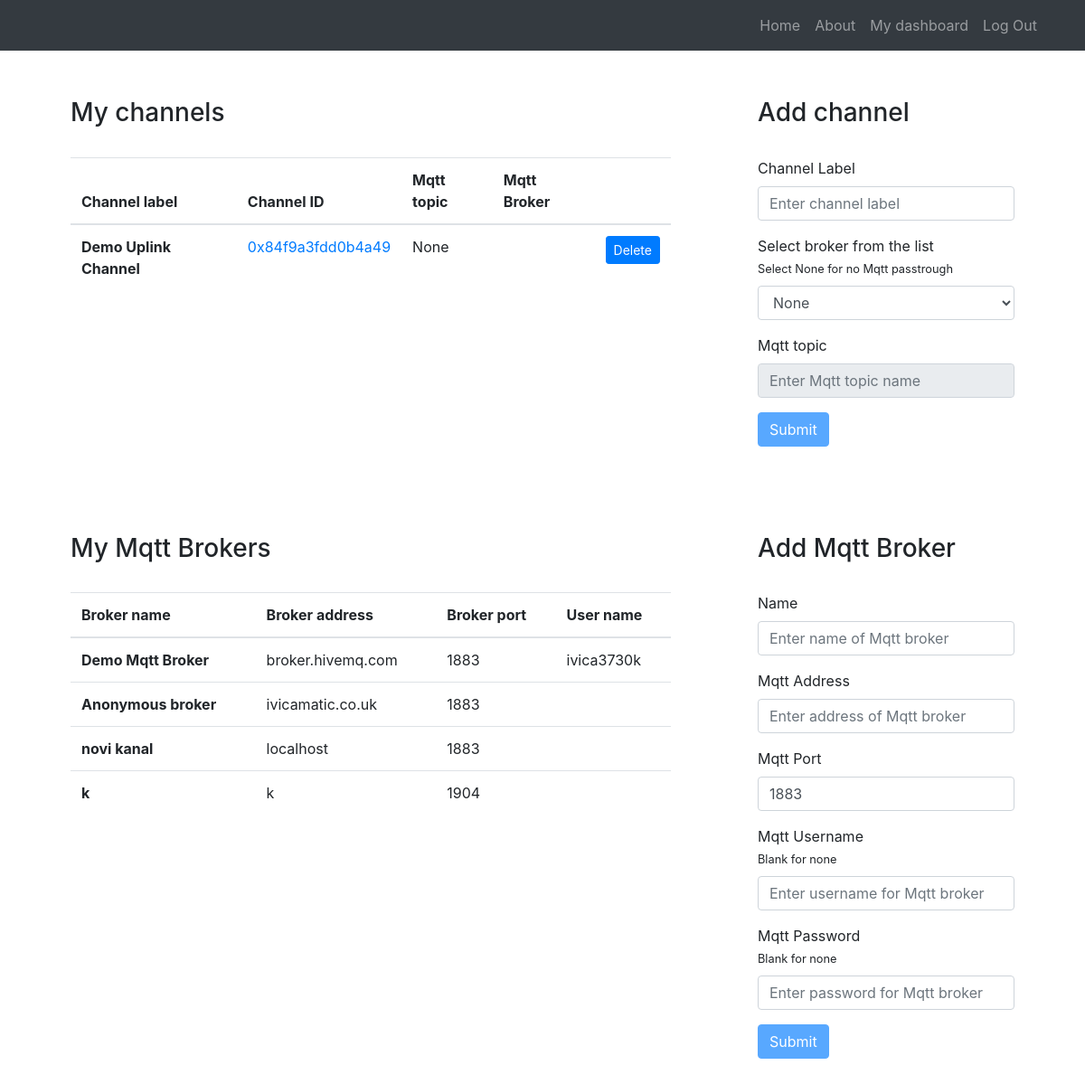
Before: /dashboard/channel (signed in) with the older database file.
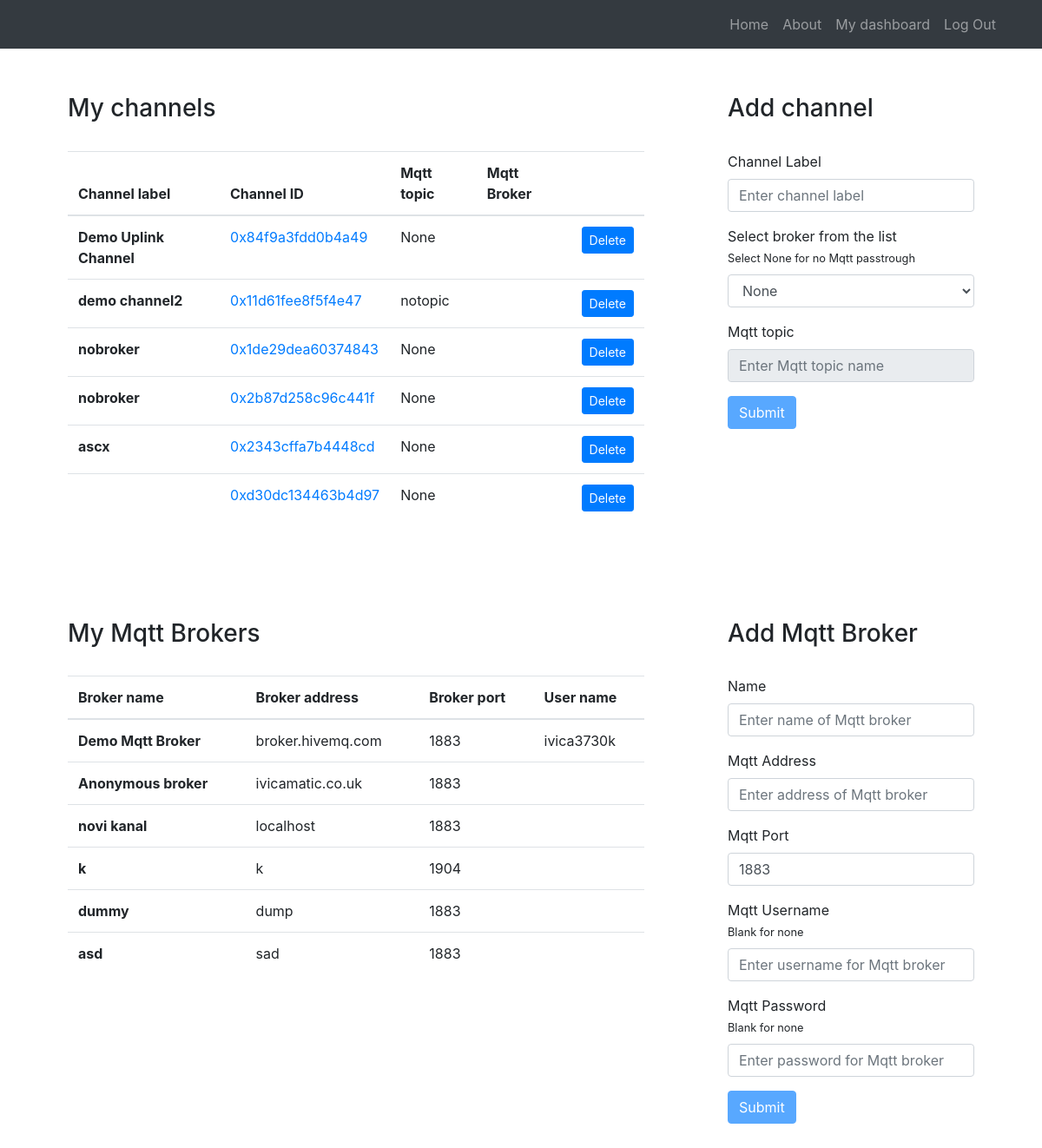
After: the same page with the newer database file.
### data/models.py (models this page shows)
class channel(models.Model):
    name = models.TextField(max_length=100,default="Label for channel")
    owner = models.ForeignKey(User,on_delete = models.CASCADE,null = True)
    fieldId = models.TextField(primary_key=True, default= hex(int(uuid.uuid4().hex[:16],16)), editable=False,unique = True)
    mqttTopic = models.TextField(default=None, max_length=200,null=True)
    mqttBroker = models.ForeignKey(mqttBroker,on_delete = models.CASCADE,null = True,default = None)

class mqttBroker(models.Model):
    name = models.TextField(default = None, max_length = 100)
    owner = models.ForeignKey(User,on_delete = models.CASCADE,null = True)
    fieldId = models.TextField(primary_key=True, default= hex(int(uuid.uuid4().hex[:16],16)), editable=False,unique = True)
    mqttAddr = models.TextField(default=None, max_length=200)
    mqttPort = models.IntegerField(null=True,default = 1883)
    mqttUserName = models.TextField(default=None,null=True)
    mqttPassword = models.TextField(default=None,null=True)

### data/views.py (the view)
# urls.py: path('channel',views.channelsAndBrokers),
def channelsAndBrokers(request):
    current_user = request.user
    if current_user.id == None:
        return HttpResponse("You need to log in first to access your dashboard")
    template = loader.get_template('channels.html')
    context = {}
    user = User.objects.get(id = current_user.id)
    try:
        listOfChannels = channel.objects.filter(owner = current_user)
        context["channels"] = listOfChannels
    except:
        pass
    try:
        listOfBrokers = mqttBroker.objects.filter(owner = current_user)
        context["mqttBrokers"] = listOfBrokers
    except:
        pass
    return HttpResponse(template.render(context,request))

### data/templates/channels.html (shortened to what the changed rows need)
{% extends 'static.html' %} {% block title %} Channels {% endblock %} {%block content%}
<div class="content">
    <div id="channelSection" class="row py-5">
        <div class="col-12 col-md-8 px-5">
            <br>
            <table class="table">
                <thead>
                    <tr>
                        <th scope="col">Channel label</th>
                        <th scope="col">Channel ID</th>
                        <th scope="col">Mqtt topic</th>
                        <th scope="col">Mqtt Broker</th>
                        <th></th>
                    </tr>
                </thead>
                <tbody>
                    {%if channels%} {% for ch in channels %}
                    <tr>
                        <th scope="row">{{ch.name}}</th>
                        <td>  <a href="/dashboard/channel/{{ch.fieldId}}"> {{ch.fieldId}}</a>   </td>
                        <td>{{ch.mqttTopic}}</td>
                        <td>{{ch.mqttBroker.name}}</td>
                        <td>
                                <form action="/dashboard/channel/del/{{ch.fieldId}}" method="POST">
                                    <input type="submit" value="Delete" class="btn btn-primary btn-sm"/>
                                </form>
                        </td>
                    </tr>
                    {% endfor %} {%endif%}
                </tbody>
            </table>
        </div>
    </div>
    <div id="mqttSection" class="row py-5">
        <div class="col-12 col-md-8 px-5">
            <br>
            <table class="table">
                <thead>
                    <tr>
                        <th scope="col">Broker name</th>
                        <th scope="col">Broker address</th>
                        <th scope="col">Broker port</th>
                        <th scope="col">User name</th>
                    </tr>
                </thead>
                <tbody>
                    {%if mqttBrokers%} {% for mqtt in mqttBrokers %}
                    <tr>
                        <th scope="row">{{mqtt.name}}</th>
                        <td>{{mqtt.mqttAddr}}</td>
                        <td>{{mqtt.mqttPort}}</td>
                        <td>{{mqtt.mqttUserName}}</td>
                    </tr>
                    {% endfor %} {%endif%}
                </tbody>
            </table>
        </div>
    </div>
</div>
{% endblock %}

Changed rows visible on the page:
added channel: name "demo channel2", fieldId "0x11d61fee8f5f4e47", mqttTopic "notopic"
added channel: name "nobroker", fieldId "0x1de29dea60374843", mqttTopic "None"
added channel: name "nobroker", fieldId "0x2b87d258c96c441f", mqttTopic "None"
added channel: name "ascx", fieldId "0x2343cffa7b4448cd", mqttTopic "None"
added channel: fieldId "0xd30dc134463b4d97", mqttTopic "None"
now on one of the page's lists (row unchanged): mqttBroker: name "dummy", mqttAddr "dump", mqttPort "1883", name "asd", mqttAddr "sad"
